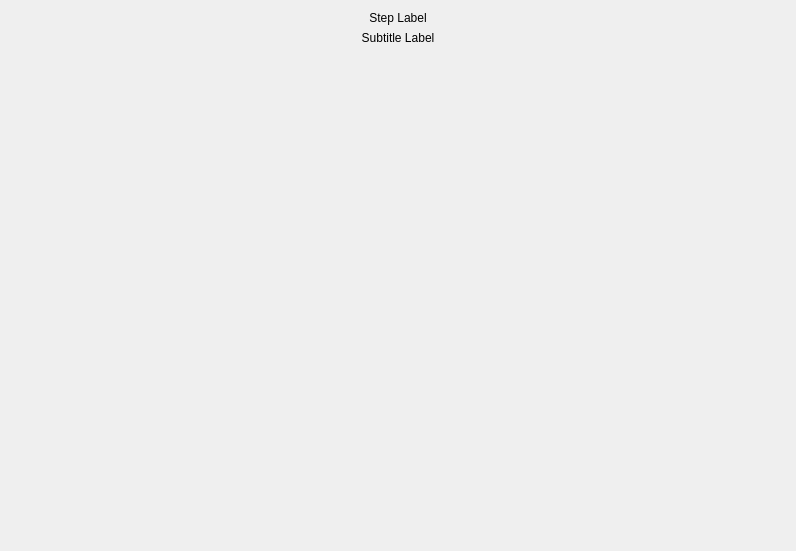
<?xml version="1.0" encoding="UTF-8"?>
<ui version="4.0">
 <class>StepTemplate</class>
 <widget class="QWidget" name="StepTemplate">
  <property name="geometry">
   <rect>
    <x>0</x>
    <y>0</y>
    <width>796</width>
    <height>551</height>
   </rect>
  </property>
  <property name="windowTitle">
   <string>Form</string>
  </property>
  <layout class="QVBoxLayout" name="verticalLayout">
   <item>
    <widget class="QLabel" name="stepTitleLabel">
     <property name="sizePolicy">
      <sizepolicy hsizetype="MinimumExpanding" vsizetype="Maximum">
       <horstretch>0</horstretch>
       <verstretch>0</verstretch>
      </sizepolicy>
     </property>
     <property name="text">
      <string>Step Label</string>
     </property>
     <property name="alignment">
      <set>Qt::AlignmentFlag::AlignHCenter|Qt::AlignmentFlag::AlignTop</set>
     </property>
    </widget>
   </item>
   <item>
    <widget class="QLabel" name="stepSubtitleLabel">
     <property name="sizePolicy">
      <sizepolicy hsizetype="MinimumExpanding" vsizetype="Maximum">
       <horstretch>0</horstretch>
       <verstretch>0</verstretch>
      </sizepolicy>
     </property>
     <property name="text">
      <string>Subtitle Label</string>
     </property>
     <property name="alignment">
      <set>Qt::AlignmentFlag::AlignHCenter|Qt::AlignmentFlag::AlignTop</set>
     </property>
    </widget>
   </item>
   <item>
    <widget class="QFrame" name="stepFrame">
     <property name="frameShape">
      <enum>QFrame::Shape::NoFrame</enum>
     </property>
     <property name="frameShadow">
      <enum>QFrame::Shadow::Raised</enum>
     </property>
    </widget>
   </item>
  </layout>
 </widget>
 <resources/>
 <connections/>
</ui>
